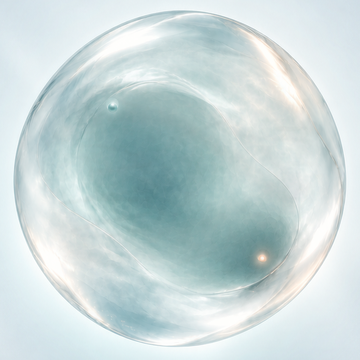
#> input picture verification/final-art-025-material-test/k2-authority-study/a-authority.png, 360 x 360 px; the run also reads 1 picture not shown here
$ python build_k2_interior_field_package.py
#> lines starting #> are read from the running program, lines starting #| are printed output that depends on the picture
#!/usr/bin/env python3
"""Export the accepted A shell/core plus a gated B interior delta field.

The package is a verification input, not a runtime asset contract. The delta
is encoded around 0.5 so it can be decoded by the WebGL study with
`decoded = (encoded - 0.5) * 2.0`; the separate mask is the only authority
that allows the delta to affect the image.
"""
from pathlib import Path
import hashlib
import json
import numpy as np
from PIL import Image

ROOT = Path(__file__).resolve().parent
SOURCE = ROOT / "k2-authority-study"
OUT = ROOT / "k2-interior-field"
SIZE = 360


def rgb(path: Path) -> np.ndarray:
    image = Image.open(path).convert("RGB").resize((SIZE, SIZE), Image.Resampling.LANCZOS)
#> image is the input picture: PIL image 360x360 RGB; mean R, G, B 199.4, 215.8, 216.8
    return np.asarray(image, dtype=np.float64) / 255.0


def digest(path: Path) -> str:
    return hashlib.sha256(path.read_bytes()).hexdigest()


def save_rgb(path: Path, value: np.ndarray) -> None:
    Image.fromarray(np.uint8(np.clip(value, 0.0, 1.0) * 255.0 + 0.5), "RGB").save(path)


OUT.mkdir(exist_ok=True)
a = rgb(SOURCE / "a-authority.png")
b = rgb(SOURCE / "b-internal-reference.png")
mask = rgb(SOURCE / "b-internal-mask.png")[..., 0]
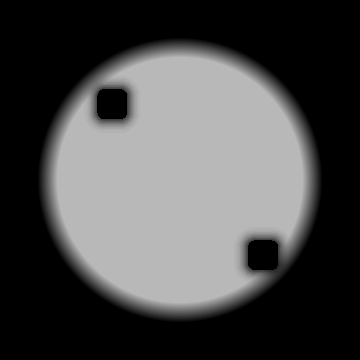
#> input picture verification/final-art-025-material-test/k2-authority-study/b-internal-mask.png, 360 x 360 px
#> in rgb, image is the input picture: PIL image 360x360 RGB; min 0, max 184, mean 74.8
silhouette = rgb(ROOT / "field-silhouette.png")[..., 0]
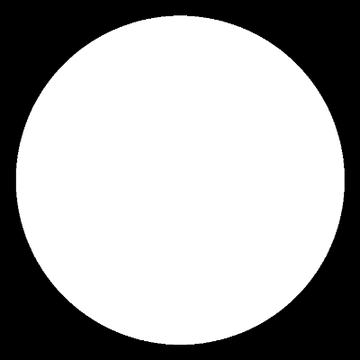
#> input picture verification/final-art-025-material-test/k2-authored-optical-field/field-silhouette.png, 360 x 360 px, found by its file name
#> in rgb, image is the input picture: PIL image 360x360 RGB; min 0, max 255, mean 167.1
delta = b - a
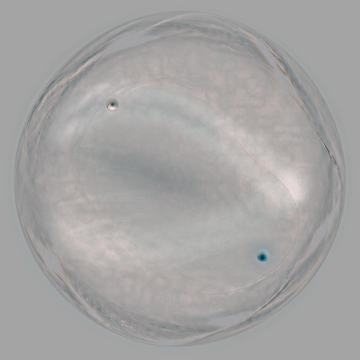
#> delta: shape (360, 360, 3) float64; mean of channels 0, 1, 2 0.00358, 0.000372, -0.000431; drawn with min black and max white
encoded = np.clip(delta * 0.5 + 0.5, 0.0, 1.0)
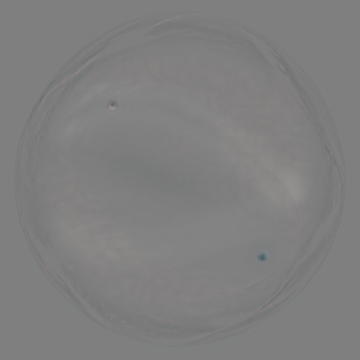
#> encoded: shape (360, 360, 3) float64; mean of channels 0, 1, 2 0.502, 0.5, 0.5; drawn as R, G, B

save_rgb(OUT / "field-base-authority.png", a)
save_rgb(OUT / "field-delta-interior-encoded.png", encoded)
save_rgb(OUT / "field-interior-mask.png", np.repeat(mask[..., None], 3, axis=2))
save_rgb(OUT / "field-silhouette.png", np.repeat(silhouette[..., None], 3, axis=2))

decoded = (encoded - 0.5) * 2.0
reconstructed = np.clip(a + decoded * mask[..., None], 0.0, 1.0)
#> (the run stopped early here; a loop or call above may not have finished)
